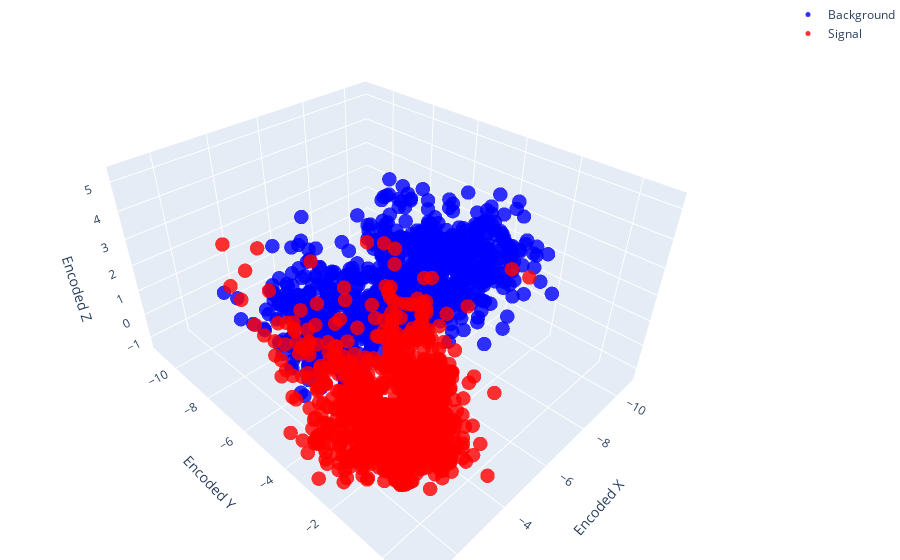

Notebook source saved alongside this figure:
### Code cell
import plotly.graph_objs as go

# Create traces for the background and signal
background_trace = go.Scatter3d(
    x=background_encoded_subset[:, 0],
    y=background_encoded_subset[:, 1],
    z=background_encoded_subset[:, 2],
    mode='markers',
    marker=dict(
        size=5,
        color='blue',  # choose a color for background
        opacity=0.8
    ),
    name='Background'
)

signal_trace = go.Scatter3d(
    x=signal_encoded_subset[:, 0],
    y=signal_encoded_subset[:, 1],
    z=signal_encoded_subset[:, 2],
    mode='markers',
    marker=dict(
        size=5,
        color='red',  # choose a color for signal
        opacity=0.8
    ),
    name='Signal'
)

# Define the layout of the plot
layout = go.Layout(
    margin=dict(l=0, r=0, b=0, t=0),
    scene=dict(
        xaxis=dict(title='Encoded X'),
        yaxis=dict(title='Encoded Y'),
        zaxis=dict(title='Encoded Z')
    )
)

# Create the figure
fig = go.Figure(data=[background_trace, signal_trace], layout=layout)

# Plot the figure
fig.show()

### Figure 1 — Plotly figure (JSON) as saved in the notebook; plotly's stock layout.template omitted (floating-point values rounded to 4 significant figures; data arrays with more than 128 entries replaced by an {"elided": "..."} marker saying what was removed)
{"data": [{"marker": {"color": "blue", "opacity": 0.8, "size": 5}, "mode": "markers", "name": "Background", "type": "scatter3d", "x": {"elided": "1000 float values"}, "y": {"elided": "1000 float values"}, "z": {"elided": "1000 float values"}}, {"marker": {"color": "red", "opacity": 0.8, "size": 5}, "mode": "markers", "name": "Signal", "type": "scatter3d", "x": {"elided": "1000 float values"}, "y": {"elided": "1000 float values"}, "z": {"elided": "1000 float values"}}], "layout": {"margin": {"b": 0, "l": 0, "r": 0, "t": 0}, "scene": {"xaxis": {"title": {"text": "Encoded X"}}, "yaxis": {"title": {"text": "Encoded Y"}}, "zaxis": {"title": {"text": "Encoded Z"}}}}}
